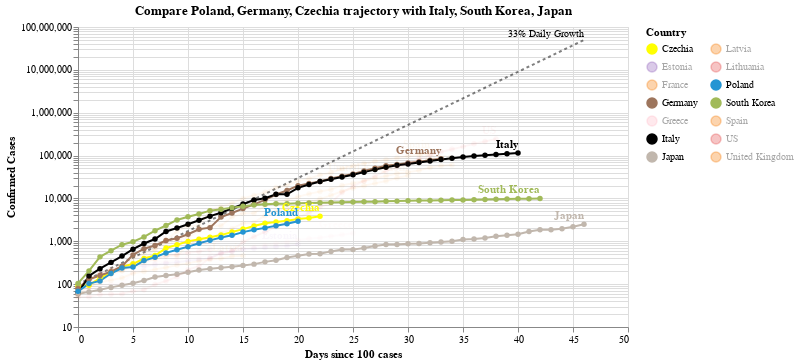

Notebook code cell kept with this figure:
### Code cell
#hide_input
chart2 = make_since_chart(['Poland', 'Germany', 'Czechia'])
chart2

### Figure 1 — Vega-Lite specification as saved in the notebook (floating-point values rounded to 4 significant figures; data arrays with more than 128 entries replaced by an {"elided": "..."} marker saying what was removed)
{"config": {"view": {"continuousWidth": 400, "continuousHeight": 300}}, "layer": [{"mark": {"type": "line", "color": "black", "opacity": 0.5, "strokeDash": [3, 3]}, "encoding": {"x": {"type": "quantitative", "field": "Days since 100 cases"}, "y": {"type": "quantitative", "field": "Confirmed Cases"}}}, {"mark": {"type": "text", "align": "right", "dy": -6, "fontSize": 10, "text": "33% Daily Growth"}, "encoding": {"x": {"type": "quantitative", "field": "Days since 100 cases"}, "y": {"type": "quantitative", "field": "Confirmed Cases"}}, "transform": [{"filter": "(datum['Days since 100 cases'] >= 46)"}]}, {"data": {"name": "data-b733c0c76dd7a9fe1c9ecd5a2d86b7e3"}, "mark": {"type": "line", "point": true}, "encoding": {"color": {"type": "nominal", "field": "Country", "legend": {"columns": 2}, "scale": {"domain": ["Czechia", "Estonia", "France", "Germany", "Greece", "Italy", "Japan", "Latvia", "Lithuania", "Poland", "South Korea", "Spain", "US", "United Kingdom"], "range": ["yellow", "#9467bd", "#F58518", "#9D755D", "pink", "black", "#C1B7AD", "#F58518", "#E45756", "#2495D3", "#A1BA59", "#F58518", "#E45756", "#F58518"]}}, "opacity": {"condition": {"value": 1, "selection": "selector002"}, "value": 0.05}, "tooltip": [{"type": "nominal", "field": "Country"}, {"type": "temporal", "field": "Date"}, {"type": "quantitative", "field": "Confirmed Cases"}, {"type": "quantitative", "field": "Days since 100 cases"}], "x": {"type": "quantitative", "field": "Days since 100 cases"}, "y": {"type": "quantitative", "field": "Confirmed Cases", "scale": {"type": "log"}}}, "selection": {"selector002": {"type": "multi", "fields": ["Country"], "bind": "legend", "init": [{"Country": "Poland"}, {"Country": "Germany"}, {"Country": "Czechia"}, {"Country": "Italy"}, {"Country": "South Korea"}, {"Country": "Japan"}]}}, "width": 550}, {"data": {"name": "data-b733c0c76dd7a9fe1c9ecd5a2d86b7e3"}, "mark": {"type": "text", "align": "right", "dy": -8, "fontWeight": "bold"}, "encoding": {"color": {"type": "nominal", "field": "Country", "legend": {"columns": 2}, "scale": {"domain": ["Czechia", "Estonia", "France", "Germany", "Greece", "Italy", "Japan", "Latvia", "Lithuania", "Poland", "South Korea", "Spain", "US", "United Kingdom"], "range": ["yellow", "#9467bd", "#F58518", "#9D755D", "pink", "black", "#C1B7AD", "#F58518", "#E45756", "#2495D3", "#A1BA59", "#F58518", "#E45756", "#F58518"]}}, "opacity": {"condition": {"value": 1, "selection": "selector002"}, "value": 0.05}, "text": {"type": "nominal", "field": "Country"}, "tooltip": [{"type": "nominal", "field": "Country"}, {"type": "temporal", "field": "Date"}, {"type": "quantitative", "field": "Confirmed Cases"}, {"type": "quantitative", "field": "Days since 100 cases"}], "x": {"type": "quantitative", "field": "Days since 100 cases"}, "y": {"type": "quantitative", "field": "Confirmed Cases", "scale": {"type": "log"}}}, "transform": [{"filter": "(datum['Date'] >= 1585785600000)"}], "width": 550}], "data": {"name": "data-fb034523a79fa084eb8c9393daf26996"}, "title": "Compare Poland, Germany, Czechia trajectory with Italy, South Korea, Japan", "$schema": "https://vega.github.io/schema/vega-lite/v4.0.2.json", "datasets": {"data-fb034523a79fa084eb8c9393daf26996": [{"Days since 100 cases": 0, "Confirmed Cases": 100.0}, {"Days since 100 cases": 1, "Confirmed Cases": 133.0}, {"Days since 100 cases": 2, "Confirmed Cases": 176.9}, {"Days since 100 cases": 3, "Confirmed Cases": 235.3}, {"Days since 100 cases": 4, "Confirmed Cases": 312.9}, {"Days since 100 cases": 5, "Confirmed Cases": 416.2}, {"Days since 100 cases": 6, "Confirmed Cases": 553.5}, {"Days since 100 cases": 7, "Confirmed Cases": 736.1}, {"Days since 100 cases": 8, "Confirmed Cases": 979.1}, {"Days since 100 cases": 9, "Confirmed Cases": 1302.0}, {"Days since 100 cases": 10, "Confirmed Cases": 1732.0}, {"Days since 100 cases": 11, "Confirmed Cases": 2303.0}, {"Days since 100 cases": 12, "Confirmed Cases": 3064.0}, {"Days since 100 cases": 13, "Confirmed Cases": 4074.0}, {"Days since 100 cases": 14, "Confirmed Cases": 5419.0}, {"Days since 100 cases": 15, "Confirmed Cases": 7207.0}, {"Days since 100 cases": 16, "Confirmed Cases": 9586.0}, {"Days since 100 cases": 17, "Confirmed Cases": 12750.0}, {"Days since 100 cases": 18, "Confirmed Cases": 16960.0}, {"Days since 100 cases": 19, "Confirmed Cases": 22550.0}, {"Days since 100 cases": 20, "Confirmed Cases": 29990.0}, {"Days since 100 cases": 21, "Confirmed Cases": 39890.0}, {"Days since 100 cases": 22, "Confirmed Cases": 53060.0}, {"Days since 100 cases": 23, "Confirmed Cases": 70560.0}, {"Days since 100 cases": 24, "Confirmed Cases": 93850.0}, {"Days since 100 cases": 25, "Confirmed Cases": 124800.0}, {"Days since 100 cases": 26, "Confirmed Cases": 166000.0}, {"Days since 100 cases": 27, "Confirmed Cases": 220800.0}, {"Days since 100 cases": 28, "Confirmed Cases": 293700.0}, {"Days since 100 cases": 29, "Confirmed Cases": 390600.0}, {"Days since 100 cases": 30, "Confirmed Cases": 519500.0}, {"Days since 100 cases": 31, "Confirmed Cases": 690900.0}, {"Days since 100 cases": 32, "Confirmed Cases": 918900.0}, {"Days since 100 cases": 33, "Confirmed Cases": 1222000.0}, {"Days since 100 cases": 34, "Confirmed Cases": 1625000.0}, {"Days since 100 cases": 35, "Confirmed Cases": 2162000.0}, {"Days since 100 cases": 36, "Confirmed Cases": 2875000.0}, {"Days since 100 cases": 37, "Confirmed Cases": 3824000.0}, {"Days since 100 cases": 38, "Confirmed Cases": 5086000.0}, {"Days since 100 cases": 39, "Confirmed Cases": 6764000.0}, {"Days since 100 cases": 40, "Confirmed Cases": 8996000.0}, {"Days since 100 cases": 41, "Confirmed Cases": 11970000.0}, {"Days since 100 cases": 42, "Confirmed Cases": 15910000.0}, {"Days since 100 cases": 43, "Confirmed Cases": 21170000.0}, {"Days since 100 cases": 44, "Confirmed Cases": 28150000.0}, {"Days since 100 cases": 45, "Confirmed Cases": 37440000.0}, {"Days since 100 cases": 46, "Confirmed Cases": 49790000.0}], "data-b733c0c76dd7a9fe1c9ecd5a2d86b7e3": {"elided": "423 records"}}}
